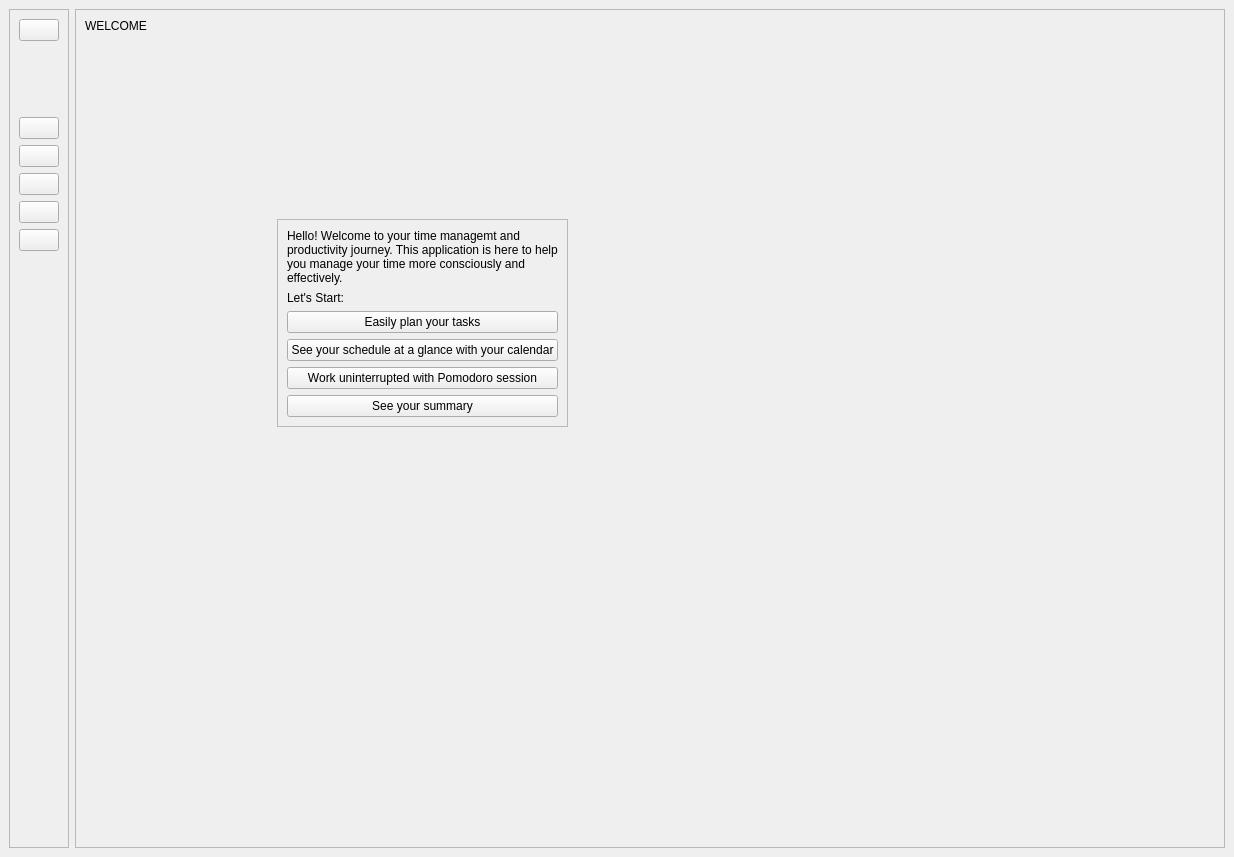
<?xml version="1.0" encoding="UTF-8"?>
<ui version="4.0">
 <class>MainWindow</class>
 <widget class="QMainWindow" name="MainWindow">
  <property name="geometry">
   <rect>
    <x>0</x>
    <y>0</y>
    <width>1234</width>
    <height>857</height>
   </rect>
  </property>
  <property name="windowTitle">
   <string>Welcome</string>
  </property>
  <property name="styleSheet">
   <string notr="true"/>
  </property>
  <widget class="QWidget" name="centralwidget">
   <layout class="QGridLayout" name="gridLayout_2">
    <item row="0" column="0">
     <widget class="QFrame" name="menuFrame">
      <property name="minimumSize">
       <size>
        <width>50</width>
        <height>0</height>
       </size>
      </property>
      <property name="maximumSize">
       <size>
        <width>80</width>
        <height>16777215</height>
       </size>
      </property>
      <property name="styleSheet">
       <string notr="true"/>
      </property>
      <property name="frameShape">
       <enum>QFrame::StyledPanel</enum>
      </property>
      <property name="frameShadow">
       <enum>QFrame::Raised</enum>
      </property>
      <layout class="QVBoxLayout" name="verticalLayout">
       <item>
        <widget class="QPushButton" name="appLogo">
         <property name="text">
          <string/>
         </property>
         <property name="icon">
          <iconset resource="../icons/icons.qrc">
           <normaloff>:/icons/resourcesPNG/momentumLogo.png</normaloff>:/icons/resourcesPNG/momentumLogo.png</iconset>
         </property>
         <property name="iconSize">
          <size>
           <width>35</width>
           <height>35</height>
          </size>
         </property>
        </widget>
       </item>
       <item>
        <spacer name="verticalSpacerBottom">
         <property name="orientation">
          <enum>Qt::Vertical</enum>
         </property>
         <property name="sizeType">
          <enum>QSizePolicy::Maximum</enum>
         </property>
         <property name="sizeHint" stdset="0">
          <size>
           <width>20</width>
           <height>70</height>
          </size>
         </property>
        </spacer>
       </item>
       <item>
        <widget class="QPushButton" name="welcomeButton">
         <property name="styleSheet">
          <string notr="true"/>
         </property>
         <property name="text">
          <string/>
         </property>
         <property name="icon">
          <iconset resource="../icons/icons.qrc">
           <normaloff>:/icons/resourcesPNG/homeDark.png</normaloff>:/icons/resourcesPNG/homeDark.png</iconset>
         </property>
         <property name="iconSize">
          <size>
           <width>35</width>
           <height>45</height>
          </size>
         </property>
        </widget>
       </item>
       <item>
        <widget class="QPushButton" name="tasksButton">
         <property name="styleSheet">
          <string notr="true"/>
         </property>
         <property name="text">
          <string/>
         </property>
         <property name="icon">
          <iconset resource="../icons/icons.qrc">
           <normaloff>:/icons/resourcesPNG/taskBeige.png</normaloff>:/icons/resourcesPNG/taskBeige.png</iconset>
         </property>
         <property name="iconSize">
          <size>
           <width>30</width>
           <height>35</height>
          </size>
         </property>
        </widget>
       </item>
       <item>
        <widget class="QPushButton" name="calendarButton">
         <property name="styleSheet">
          <string notr="true"/>
         </property>
         <property name="text">
          <string/>
         </property>
         <property name="icon">
          <iconset resource="../icons/icons.qrc">
           <normaloff>:/icons/resourcesPNG/calendarBeige.png</normaloff>:/icons/resourcesPNG/calendarBeige.png</iconset>
         </property>
         <property name="iconSize">
          <size>
           <width>35</width>
           <height>45</height>
          </size>
         </property>
        </widget>
       </item>
       <item>
        <widget class="QPushButton" name="pomodoroButton">
         <property name="styleSheet">
          <string notr="true"/>
         </property>
         <property name="text">
          <string/>
         </property>
         <property name="icon">
          <iconset resource="../icons/icons.qrc">
           <normaloff>:/icons/resourcesPNG/pomodoroBeige.png</normaloff>:/icons/resourcesPNG/pomodoroBeige.png</iconset>
         </property>
         <property name="iconSize">
          <size>
           <width>30</width>
           <height>35</height>
          </size>
         </property>
        </widget>
       </item>
       <item>
        <widget class="QPushButton" name="profileButton">
         <property name="styleSheet">
          <string notr="true"/>
         </property>
         <property name="text">
          <string/>
         </property>
         <property name="icon">
          <iconset resource="../icons/icons.qrc">
           <normaloff>:/icons/resourcesPNG/profileBeige.png</normaloff>:/icons/resourcesPNG/profileBeige.png</iconset>
         </property>
         <property name="iconSize">
          <size>
           <width>30</width>
           <height>35</height>
          </size>
         </property>
        </widget>
       </item>
       <item>
        <spacer name="verticalSpacerTop">
         <property name="orientation">
          <enum>Qt::Vertical</enum>
         </property>
         <property name="sizeHint" stdset="0">
          <size>
           <width>20</width>
           <height>40</height>
          </size>
         </property>
        </spacer>
       </item>
      </layout>
     </widget>
    </item>
    <item row="0" column="1">
     <widget class="QFrame" name="contentFrame">
      <property name="frameShape">
       <enum>QFrame::StyledPanel</enum>
      </property>
      <property name="frameShadow">
       <enum>QFrame::Raised</enum>
      </property>
      <layout class="QGridLayout" name="gridLayout">
       <item row="1" column="2">
        <spacer name="verticalSpacer_3">
         <property name="orientation">
          <enum>Qt::Vertical</enum>
         </property>
         <property name="sizeType">
          <enum>QSizePolicy::Minimum</enum>
         </property>
         <property name="sizeHint" stdset="0">
          <size>
           <width>20</width>
           <height>180</height>
          </size>
         </property>
        </spacer>
       </item>
       <item row="2" column="1">
        <spacer name="horizontalSpacer">
         <property name="orientation">
          <enum>Qt::Horizontal</enum>
         </property>
         <property name="sizeType">
          <enum>QSizePolicy::Minimum</enum>
         </property>
         <property name="sizeHint" stdset="0">
          <size>
           <width>180</width>
           <height>20</height>
          </size>
         </property>
        </spacer>
       </item>
       <item row="2" column="2">
        <widget class="QFrame" name="frame">
         <property name="frameShape">
          <enum>QFrame::StyledPanel</enum>
         </property>
         <property name="frameShadow">
          <enum>QFrame::Raised</enum>
         </property>
         <layout class="QVBoxLayout" name="verticalLayout_2">
          <item>
           <widget class="QLabel" name="appDescLabel">
            <property name="text">
             <string>Hello! Welcome to your time managemt and productivity journey. This application is here to help you manage your time more consciously and effectively.</string>
            </property>
            <property name="scaledContents">
             <bool>false</bool>
            </property>
            <property name="alignment">
             <set>Qt::AlignLeading|Qt::AlignLeft|Qt::AlignVCenter</set>
            </property>
            <property name="wordWrap">
             <bool>true</bool>
            </property>
           </widget>
          </item>
          <item>
           <widget class="QLabel" name="startLabel">
            <property name="text">
             <string>Let's Start:</string>
            </property>
            <property name="alignment">
             <set>Qt::AlignLeading|Qt::AlignLeft|Qt::AlignVCenter</set>
            </property>
           </widget>
          </item>
          <item>
           <widget class="QPushButton" name="goTasksButton">
            <property name="text">
             <string>Easily plan your tasks</string>
            </property>
            <property name="checkable">
             <bool>false</bool>
            </property>
            <property name="flat">
             <bool>false</bool>
            </property>
           </widget>
          </item>
          <item>
           <widget class="QPushButton" name="goCalendarButton">
            <property name="text">
             <string>See your schedule at a glance with your calendar</string>
            </property>
            <property name="flat">
             <bool>false</bool>
            </property>
           </widget>
          </item>
          <item>
           <widget class="QPushButton" name="goPomodoroButton">
            <property name="text">
             <string>Work uninterrupted with Pomodoro session</string>
            </property>
            <property name="autoDefault">
             <bool>false</bool>
            </property>
            <property name="default">
             <bool>false</bool>
            </property>
            <property name="flat">
             <bool>false</bool>
            </property>
           </widget>
          </item>
          <item>
           <widget class="QPushButton" name="goProfileButton">
            <property name="text">
             <string>See your summary</string>
            </property>
           </widget>
          </item>
         </layout>
        </widget>
       </item>
       <item row="2" column="3">
        <spacer name="horizontalSpacer_2">
         <property name="orientation">
          <enum>Qt::Horizontal</enum>
         </property>
         <property name="sizeType">
          <enum>QSizePolicy::Expanding</enum>
         </property>
         <property name="sizeHint" stdset="0">
          <size>
           <width>610</width>
           <height>20</height>
          </size>
         </property>
        </spacer>
       </item>
       <item row="3" column="2">
        <spacer name="verticalSpacer_4">
         <property name="orientation">
          <enum>Qt::Vertical</enum>
         </property>
         <property name="sizeHint" stdset="0">
          <size>
           <width>20</width>
           <height>40</height>
          </size>
         </property>
        </spacer>
       </item>
       <item row="0" column="0" colspan="4">
        <widget class="QLabel" name="label">
         <property name="text">
          <string>WELCOME</string>
         </property>
         <property name="alignment">
          <set>Qt::AlignLeading|Qt::AlignLeft|Qt::AlignVCenter</set>
         </property>
        </widget>
       </item>
      </layout>
     </widget>
    </item>
   </layout>
  </widget>
 </widget>
 <resources>
  <include location="../icons/icons.qrc"/>
 </resources>
 <connections/>
</ui>
